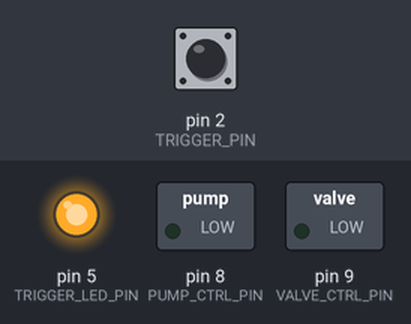
Bench run of a program on a simulated Arduino Nano, built with avr-gcc and run on an emulated ATmega328P. Parts: switched loads named in the program (green lamp = pin HIGH), output pins drawn as LEDs (lit = HIGH). The test bench sets the inputs (shaded band); at power-on: pin 2 (TRIGGER_PIN) LOW. What the program prints to the serial monitor is not drawn.

Above: at 1.2 s.
1.3 s: pin 2 (TRIGGER_PIN) pulsed HIGH 2 times (0.12 s each, 0.3 s apart)
At 2.9 s:
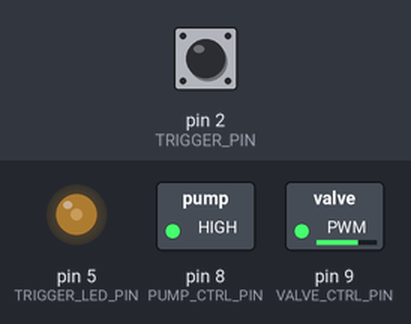
3.4 s: pin 2 (TRIGGER_PIN) driven HIGH
At 4.5 s:
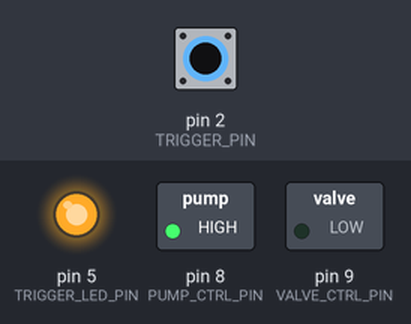
4.9 s: pin 2 (TRIGGER_PIN) driven LOW
At 5.0 s:
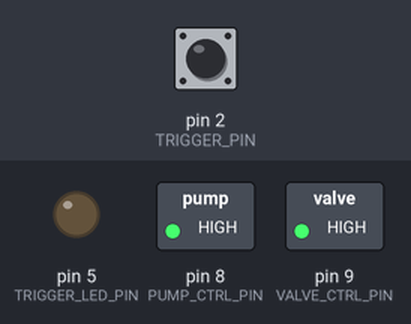
7.9 s: pin 2 (TRIGGER_PIN) pulsed HIGH 5 times (0.12 s each, 0.3 s apart)
At 9.9 s:
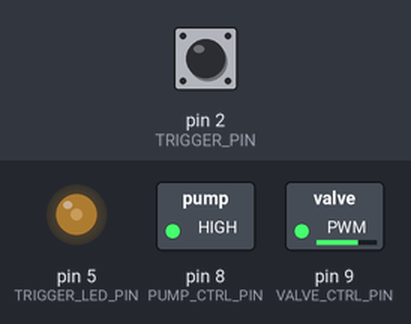
Timing chart, 0 to 11.4 s (numbered marks = the images above; inputs shaded):
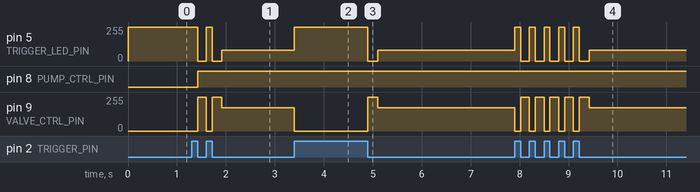

Measured:
- after the input at 1.3 s, pin 5 (TRIGGER_LED_PIN): 255/255 → 0/255 after 0.12 s, → 255/255 0.18 s later, → 0/255 0.12 s later, → 80/255 0.20 s later; pin 8 (PUMP_CTRL_PIN): LOW → HIGH after 0.12 s; pin 9 (VALVE_CTRL_PIN): 0/255 → 255/255 after 0.12 s, → 0/255 0.18 s later, → 255/255 0.12 s later, → 175/255 0.20 s later
- after the input at 3.4 s, pin 5 (TRIGGER_LED_PIN): 80/255 → 255/255 at once; pin 9 (VALVE_CTRL_PIN): 175/255 → 0/255 at once
- after the input at 4.9 s, pin 5 (TRIGGER_LED_PIN): 255/255 → 0/255 at once, → 80/255 0.20 s later; pin 9 (VALVE_CTRL_PIN): 0/255 → 255/255 at once, → 175/255 0.20 s later
- after the input at 7.9 s, pin 5 (TRIGGER_LED_PIN): 80/255 → 255/255 at once, then repeats every 0.30 s: 0/255 0.18 s, 255/255 0.12 s, until it stays 80/255 from 9.4 s; pin 9 (VALVE_CTRL_PIN): 175/255 → 0/255 at once, then repeats every 0.30 s: 255/255 0.18 s, 0/255 0.12 s, until it stays 175/255 from 9.4 s

The program:

main.cpp
```cpp
#include <Arduino.h>
#include <PinChangeInterrupt.h>

#define DEBUG

#define TRIGGER_PIN 2
#define TRIGGER_LED_PIN 5
#define PUMP_CTRL_PIN 8
#define VALVE_CTRL_PIN 9

#define VALVE_PWM_DELAY_MS 200 // time after valve trigger until PWMing solenoid
#define VALVE_PWM_DUTY_CYCLE 175 // 0-255, holding current for solenoid valve
#define PUMP_TIMEOUT_MS 5000 // time after last valve trigger that pump turns off

uint32_t last_trigger_time_ms = millis();
bool triggered = false;

void trigger_isr();

void setup() {
  // put your setup code here, to run once:

  #ifdef DEBUG
  Serial.begin(115200);
  #endif

  pinMode(TRIGGER_PIN, INPUT);
  pinMode(TRIGGER_LED_PIN, OUTPUT);
  pinMode(PUMP_CTRL_PIN, OUTPUT);
  pinMode(VALVE_CTRL_PIN, OUTPUT);

  attachPCINT(digitalPinToPCINT(TRIGGER_PIN), trigger_isr, CHANGE);

  digitalWrite(TRIGGER_PIN, LOW);
  digitalWrite(TRIGGER_LED_PIN, HIGH); // inverted
  digitalWrite(PUMP_CTRL_PIN, LOW);
  digitalWrite(VALVE_CTRL_PIN, LOW);
}

void loop() {
  // put your main code here, to run repeatedly:

  if (triggered) {
    // picking up component
    Serial.println("TRIGGERED");
    if (millis() - last_trigger_time_ms > VALVE_PWM_DELAY_MS) {
      // PWM the solenoid for lower holding current
      analogWrite(VALVE_CTRL_PIN, VALVE_PWM_DUTY_CYCLE);
      analogWrite(TRIGGER_LED_PIN, 255 - VALVE_PWM_DUTY_CYCLE);
    } else {
      // solenoid 100% on for initial movement
      digitalWrite(VALVE_CTRL_PIN, HIGH);
      digitalWrite(TRIGGER_LED_PIN, LOW);
    }
  } else {
    // component released
    Serial.println("nah");
    digitalWrite(VALVE_CTRL_PIN, LOW);
    digitalWrite(TRIGGER_LED_PIN, HIGH);

    if (millis() - last_trigger_time_ms > PUMP_TIMEOUT_MS) {
    // turn off pump
    digitalWrite(PUMP_CTRL_PIN, LOW);
  }
  }
}

void trigger_isr() {
  uint8_t trigger = getPinChangeInterruptTrigger(digitalPinToPCINT(TRIGGER_PIN));
  last_trigger_time_ms = millis();

  if (trigger == RISING) {
    // rising edge
    triggered = false;
  } else {
    // falling edge
    triggered = true;
    digitalWrite(PUMP_CTRL_PIN, HIGH);
  }
}
```
